Frame 1 (no input): blank canvas, image omitted
Frame 60 (no input): blank canvas, image omitted
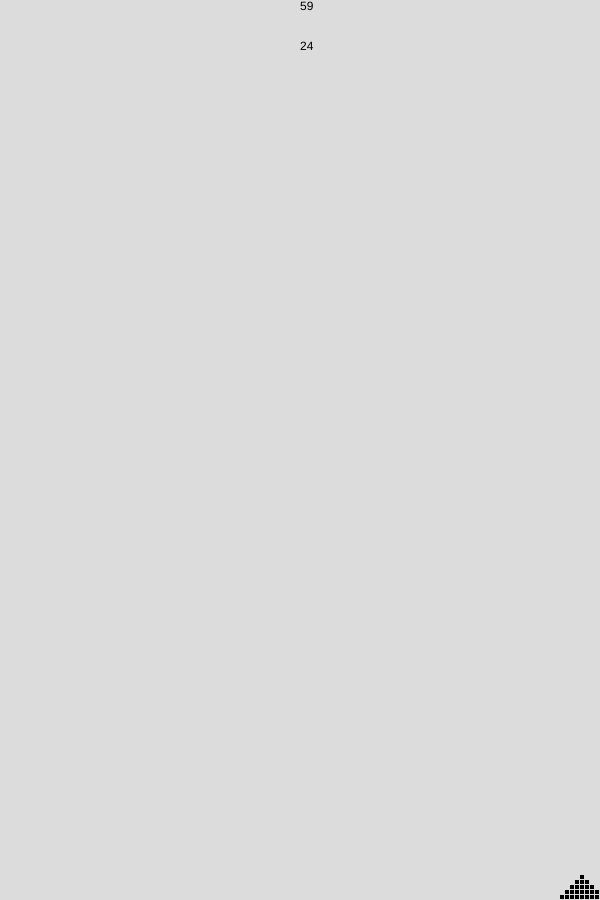
Frame 120 (the mouse pressed at the canvas centre since frame 60)

The p5.js sketch whose frames 1 and 60 were blank and that drew this single picture after the mouse press (run headless with seeded random() and noise() and a simulated clock; from frame 60 on, the mouse is pressed at the canvas centre):

// p5.js sketch
// ── sketch.js
var mouseX_c,mouseY_c,grid,sandCount
var ww = 600
var wh = 900
var grainSize = 5





function createGrid(g){
  let xgrid = new Array()
  for(let x = -g; x<ww-g; x = x + g){
    let ygrid = new Array()
    for(let y = -g; y<wh-g; y = y + g){
      ygrid.push(0)
    }
    xgrid.push(ygrid)
  }
  return xgrid
}
function calculateNextFrame(){
  let oldgrid = grid 
  newgrid = createGrid(grainSize)
  for(var x = 0; x<oldgrid.length ; x++){
    for(var y = oldgrid[x].length-1; y>=0;y--){
      if(oldgrid[x][y] == 1){
        if(oldgrid[x][y+1] == 0 && y != oldgrid[0][0].length-1 && newgrid[x][y+1] == 0){
          newgrid[x][y+1] = 1
        }else{
          if(x != 0 && x != oldgrid.length -1 && oldgrid[x-1][y+1] == 0 && oldgrid[x+1][y+1] == 0 && newgrid[x-1][y+1] ==0 && newgrid[x+1][y+1] == 0){
            if(Math.random()<0.5){newgrid[x-1][y+1] = 1}else{newgrid[x+1][y+1] = 1}
          }else if(x != 0 && oldgrid[x-1][y+1] == 0 &&newgrid[x-1][y+1] == 0){newgrid[x-1][y+1] = 1}
          else if(x != oldgrid.length -1 &&oldgrid[x+1][y+1] == 0 && newgrid[x+1][y+1] == 0){newgrid[x+1][y+1] = 1}
          else{newgrid[x][y] = 1}
        }

      }
    }}
  grid = newgrid
}
function drawGrid(grd){
  sandCount = 0
  for(var key in grd){
    x = key
    for(var key in grd[x]){
      y=key
      if(grd[x][y] == 1){rect(x*grainSize,y*grainSize,grainSize*4/5);sandCount++}
    }
  }
}
function recalculateMouseCoordinates(){
  cssscale = parseFloat(window.getComputedStyle(document.documentElement).getPropertyValue('--zoomscale'));
  document.documentElement.style.setProperty('--zoomscale', zoomslider.value());
  mouseX_c = mouseX / cssscale
  mouseY_c = mouseY / cssscale
}
function brush(x,y,s){
  x_c = Math.floor(x/grainSize)
  y_c = Math.floor(y/grainSize)
  val = s
  for(let i = 0; i < val; i++){ 
    for(let j = 0; j < val; j++){
      if(Math.random() < (0.25*(4/val))){
      grid[x_c + i - val/2 - 0.5][y_c + j - val/2 - 0.5] = 1
    }
  }}
  // grid[x_c][y_c] = 1
}
function drawUtilInfo(){
  push()
  fill(0)
  text(Math.floor(frameRate()),ww/2,10)
  text(sandCount,ww/2,50)
  pop()
}
function reset(){
  grid = createGrid(grainSize)
}



function setup() {
  createCanvas(ww, wh);
  cssscale = parseFloat(window.getComputedStyle(document.documentElement).getPropertyValue('--zoomscale'));
  zoomslider = createSlider(0.01,1,cssscale,0.01)
  brushsize = createSlider(1,20,1,2)
  button = createButton('reset');
  button.mousePressed(reset);
  fill(0)
  strokeWeight(0)
  grid = createGrid(grainSize)


}


function draw() {
  background(220);
  if(mouseIsPressed && mouseX_c < ww && mouseX_c > 0 && mouseY_c < wh && mouseY_c > 0){
    brush(mouseX_c,mouseY_c,brushsize.value())
  }
  recalculateMouseCoordinates()
  calculateNextFrame()
  drawGrid(grid)
  drawUtilInfo()

}

// ── style.css
:root{
  --zoomscale : 1
}

html, body {
  margin: 0;
  padding: 0;
  -webkit-user-select: none; 
  -ms-user-select: none; 
  user-select: none; 
}

canvas {
  display: block;
  zoom: var(--zoomscale)
}
